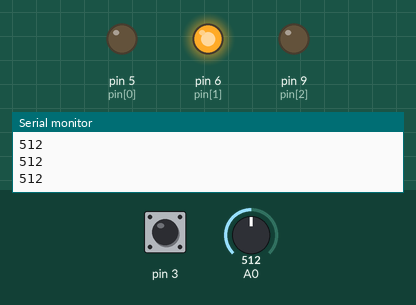
A sketch run on a simulated Arduino Uno, built with avr-gcc and run on an emulated ATmega328P. Parts: output pins drawn as LEDs (lit = HIGH), the last lines printed to the serial monitor. The inputs (shaded band) are chosen by the test bench; at power-on: pin 3 HIGH, A0 = 512.

Above: at 1.2 s.
1.3 s: pin 3 pulled LOW for 0.15 s
At 1.8 s:
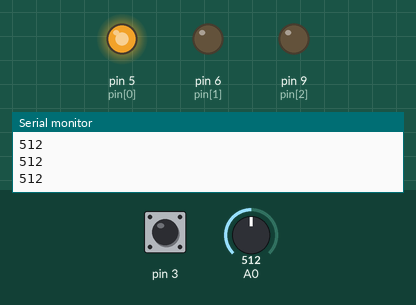
4.3 s: pin 3 pulled LOW for 1 s
At 4.8 s:
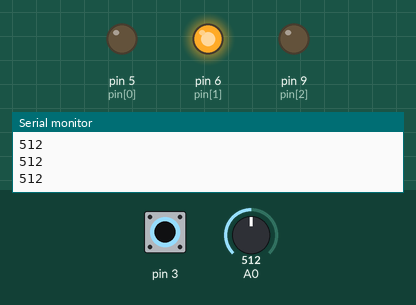
6.8 s: A0 set to 331
At 7.7 s:
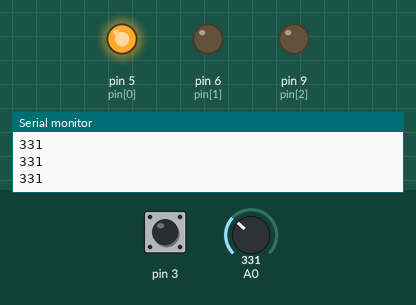
8.3 s: A0 set to 351
At 8.7 s:
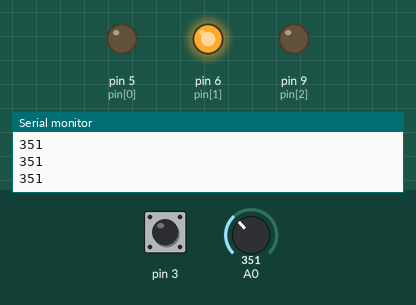
9.8 s: A0 set to 306
At 11.2 s:
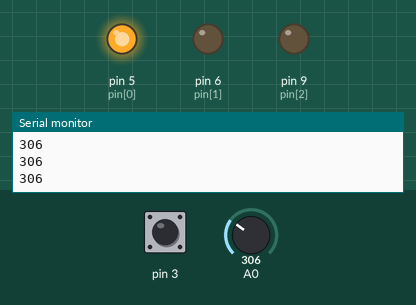
Timing chart, 0 to 12.3 s (numbered marks = the images above; inputs shaded):
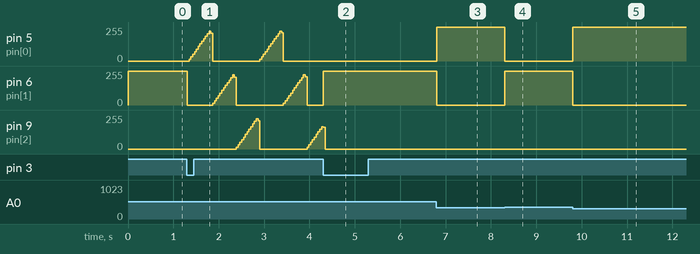

The sketch:

TumbaUmba.ino
```cpp
volatile bool Flag = 1;
int pt = 0;
int pin[3] = {5, 6, 9};
void setup() {
  Serial.begin(9600);
  pinMode(3, INPUT_PULLUP);
  attachInterrupt(1, but, FALLING);
}


void but() {Flag = !Flag;}


void work() {
  pt = analogRead(A0);
  if (pt < 341) {analogWrite(5, 255);}
  else {analogWrite(5, 0);}
  if (pt > 341 and pt < 682) {analogWrite(6, 255);}
  else {analogWrite(6, 0);};
  if (pt > 682) {analogWrite(9, 255);}
  else {analogWrite(9, 0);};
  Serial.println(pt);
}

void crush() {
  for (int t = 0; t < 3; t++) {
    for (int i = 0; i < 255; i++) {
      analogWrite(5, 0);
      analogWrite(6, 0);
      analogWrite(9, 0);
      analogWrite(pin[t], i);
      delay(2);
      if (Flag){break;}
    }
    if (Flag){break;}
  }
}
void loop() {
  if (Flag) {work();}
  else {crush();}
}
```

Measured:
- after the input at 4.3 s, pin 5 (pin[0]): stops changing and stays 0/255
- after the input at 6.8 s, pin 5 (pin[0]): 0/255 → 255/255 at once; pin 6 (pin[1]): 255/255 → 0/255 at once
- after the input at 8.3 s, pin 5 (pin[0]): 255/255 → 0/255 at once; pin 6 (pin[1]): 0/255 → 255/255 at once
- after the input at 9.8 s, pin 5 (pin[0]): 0/255 → 255/255 at once; pin 6 (pin[1]): 255/255 → 0/255 at once
